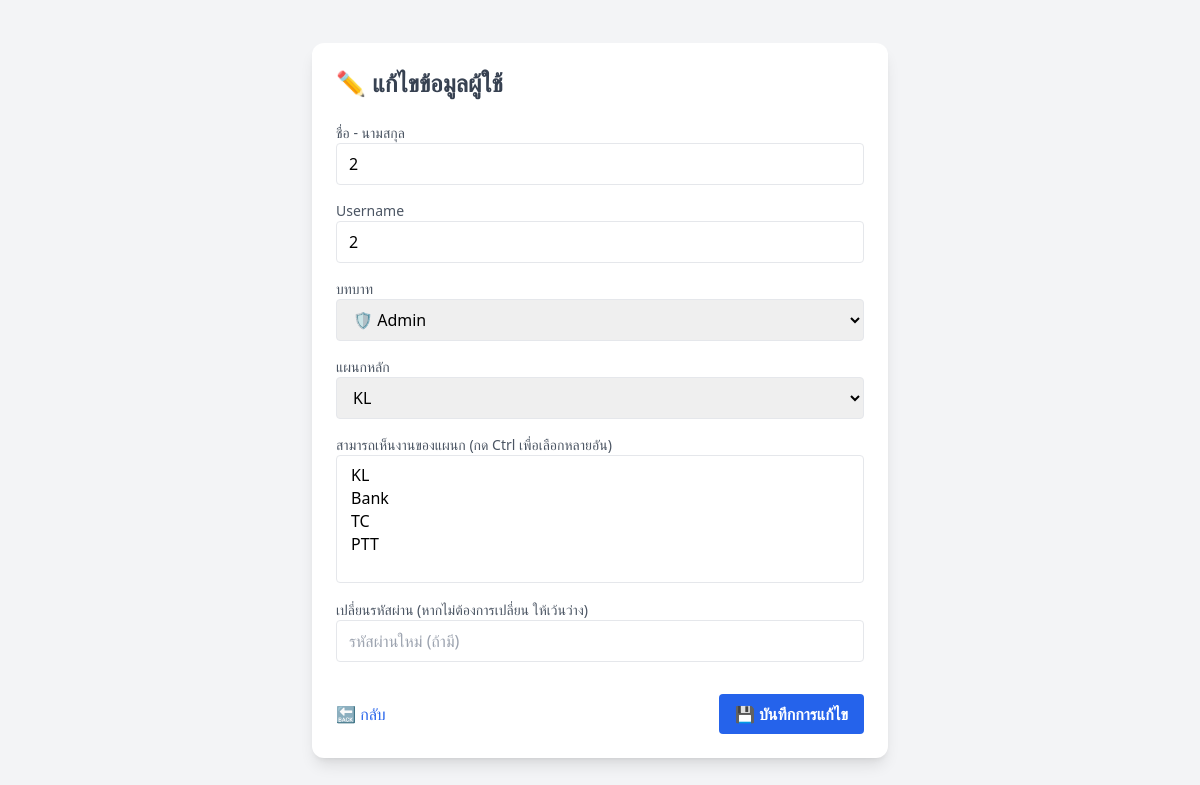
The page /admin/edit_user.php?id=12 (signed in) on the database as committed earlier.
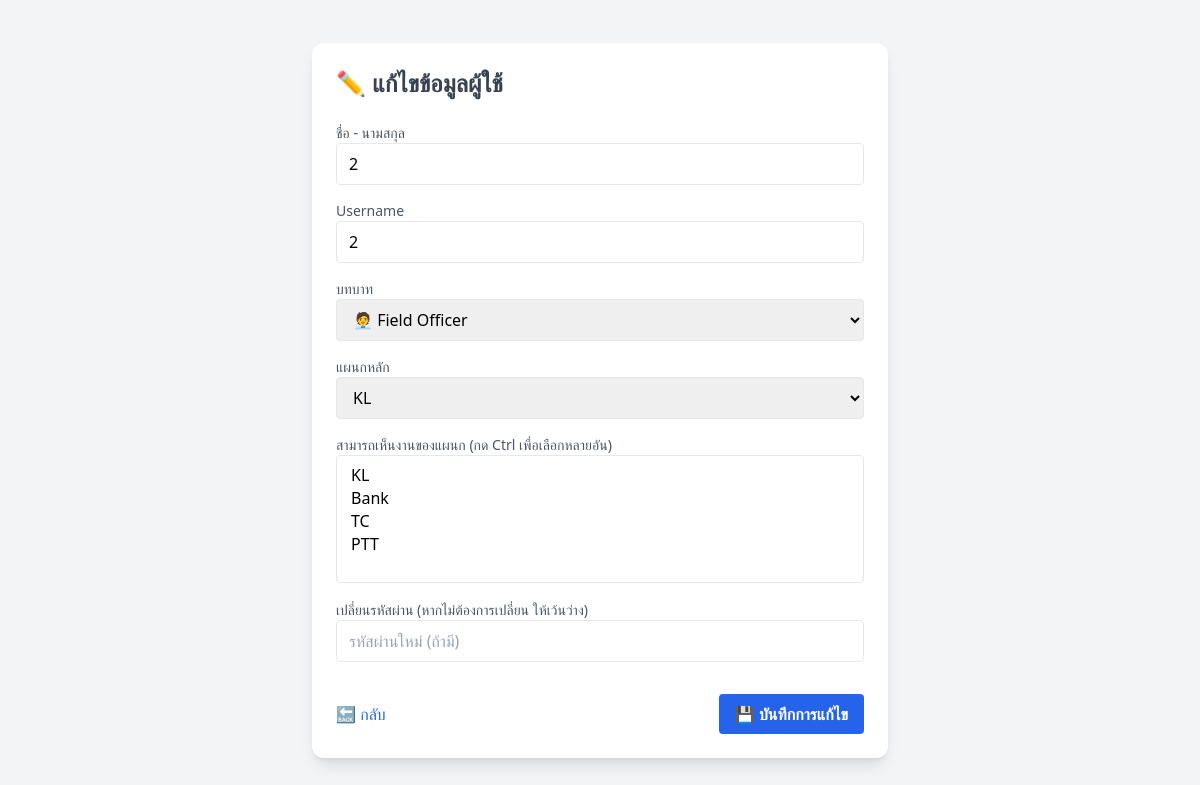
The same page on the database as committed later.
### tables this page shows
CREATE TABLE `users` (
  `id` int(11) NOT NULL,
  `name` varchar(100) DEFAULT NULL,
  `username` varchar(50) DEFAULT NULL,
  `password` varchar(255) DEFAULT NULL,
  `role` enum('admin','field','manager') DEFAULT 'field',
  `created_at` timestamp NOT NULL DEFAULT current_timestamp(),
  `active` tinyint(1) DEFAULT 1,
  `department_id` int(11) DEFAULT NULL,
  `marker_color` varchar(20) DEFAULT NULL
);

CREATE TABLE `departments` (
  `id` int(11) NOT NULL,
  `name` varchar(100) NOT NULL
);

### admin/edit_user.php (the view, shortened to what this page needs)
<?php
include '../config/db.php';
$id = $_GET['id'] ?? null;
$departments = $conn->query("SELECT * FROM departments");
$stmt = $conn->prepare("SELECT * FROM users WHERE id = ?");
$stmt->bind_param("i", $id);
$stmt->execute();
$result = $stmt->get_result();
$user = $result->fetch_assoc();
$visible_ids = [];
?>
<!DOCTYPE html>
<html lang="th">
<head>
  <script src="https://cdn.tailwindcss.com"></script>
</head>
<body class="bg-gray-100 min-h-screen flex items-center justify-center px-4 py-10">
  <div class="w-full max-w-xl bg-white shadow-lg rounded-xl p-6">
    <h2 class="text-2xl font-bold text-gray-700 mb-6">✏️ แก้ไขข้อมูลผู้ใช้</h2>
    <form method="post" class="space-y-4">
      <div>
        <label class="block text-sm text-gray-600">ชื่อ - นามสกุล</label>
        <input type="text" name="name" value="<?= htmlspecialchars($user['name']) ?>"
               class="w-full px-3 py-2 border rounded focus:outline-none focus:ring-2 focus:ring-blue-500" required>
      </div>
      <div>
        <label class="block text-sm text-gray-600">Username</label>
        <input type="text" name="username" value="<?= htmlspecialchars($user['username']) ?>"
               class="w-full px-3 py-2 border rounded focus:outline-none" required>
      </div>
      <div>
        <label class="block text-sm text-gray-600">บทบาท</label>
        <select name="role" class="w-full px-3 py-2 border rounded focus:outline-none">
          <option value="admin" <?= $user['role'] === 'admin' ? 'selected' : '' ?>>🛡️ Admin</option>
          <option value="field" <?= $user['role'] === 'field' ? 'selected' : '' ?>>🧑‍💼 Field Officer</option>
        </select>
      </div>
      <div>
        <label class="block text-sm text-gray-600">แผนกหลัก</label>
        <select name="department_id" class="w-full px-3 py-2 border rounded" required>
          <?php
          $departments->data_seek(0);
          while ($d = $departments->fetch_assoc()):
          ?>
            <option value="<?= $d['id'] ?>" <?= ($user['department_id'] == $d['id']) ? 'selected' : '' ?>>
              <?= htmlspecialchars($d['name']) ?>
            </option>
          <?php endwhile; ?>
        </select>
      </div>
      <div>
        <label class="block text-sm text-gray-600">สามารถเห็นงานของแผนก (กด Ctrl เพื่อเลือกหลายอัน)</label>
        <select name="visible_departments[]" multiple class="w-full px-3 py-2 border rounded h-32">
          <?php
          $departments->data_seek(0);
          while ($d = $departments->fetch_assoc()):
          ?>
            <option value="<?= $d['id'] ?>" <?= in_array($d['id'], $visible_ids) ? 'selected' : '' ?>>
            </option>
          <?php endwhile; ?>
        </select>
      </div>
      <div>
        <label class="block text-sm text-gray-600">เปลี่ยนรหัสผ่าน (หากไม่ต้องการเปลี่ยน ให้เว้นว่าง)</label>
        <input type="password" name="password" placeholder="รหัสผ่านใหม่ (ถ้ามี)"
               class="w-full px-3 py-2 border rounded focus:outline-none">
      </div>
      <div class="flex justify-between items-center pt-4">
        <a href="users.php" class="text-blue-600 hover:underline">🔙 กลับ</a>
        <button type="submit"
                class="bg-blue-600 hover:bg-blue-700 text-white px-4 py-2 rounded font-semibold transition">
          💾 บันทึกการแก้ไข
        </button>
      </div>
    </form>
  </div>
</body>
</html>

Rows that differ between the two databases and show on the page:
changed users "KL": role "🛡️ Admin" → "🧑‍💼 Field Officer"
